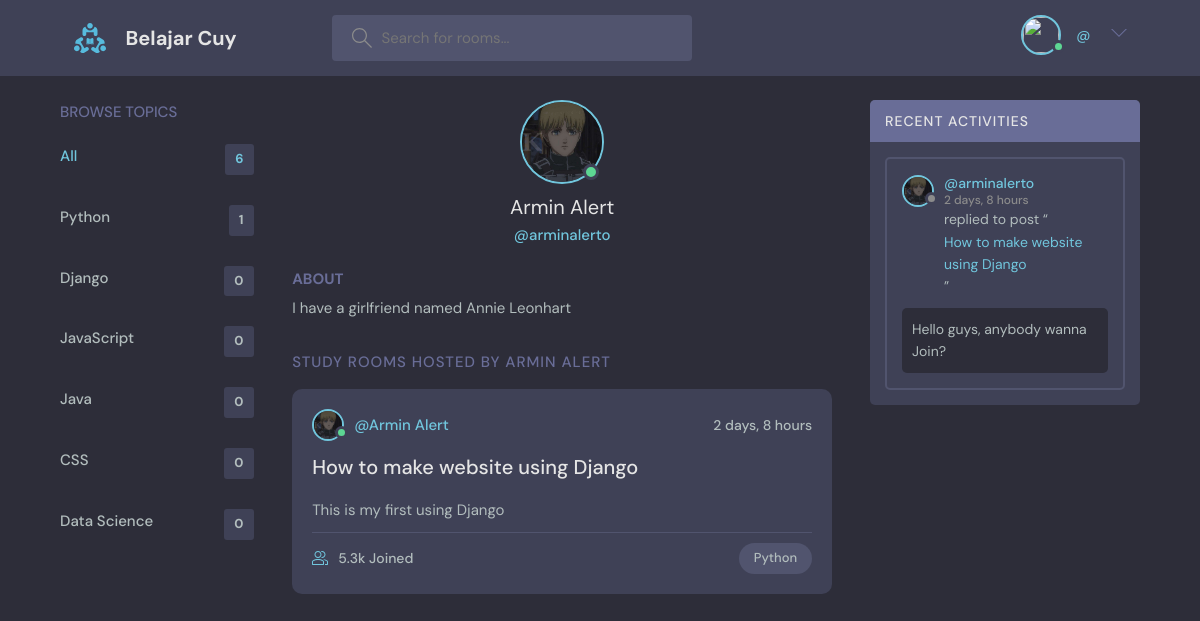
The page /profile/8/ on the database its author committed.
### base/models.py (models this page shows, shortened)
class Topic(models.Model):
    name = models.CharField(max_length=200)
    def __str__(self):
        return self.name

class User(AbstractUser):
    name = models.CharField(max_length=255, null=True)
    email = models.EmailField(max_length=255, null=True, unique=True)
    bio = models.TextField(null=True, blank=True)
    avatar = models.ImageField(null=True, default="avatar.svg")
    USERNAME_FIELD = 'email'
    REQUIRED_FIELDS = ['username']
    def __str__(self):
        return str(self.name)

class Room(models.Model):
    host = models.ForeignKey(User, on_delete=models.SET_NULL, null=True)
    topic = models.ForeignKey(Topic, on_delete=models.SET_NULL, null=True)
    name = models.CharField(max_length=200)
    description = models.TextField(null=True, blank=True)
    participants = models.ManyToManyField(User, related_name='participants', blank=True, null=True)
    updated = models.DateTimeField(auto_now=True)
    created = models.DateTimeField(auto_now_add=True)
    class Meta:
        ordering = ['-updated', '-created']
    def __str__(self):
        return self.name

class Message(models.Model)  :
    user = models.ForeignKey(User, on_delete=models.CASCADE)
    room = models.ForeignKey(Room, on_delete=models.CASCADE)
    body = models.TextField()
    updated = models.DateTimeField(auto_now=True)
    created = models.DateTimeField(auto_now_add=True)
    class Meta:
        ordering = ['-updated', '-created']

### base/views.py (the view)
# urls.py: path('profile/<str:pk>/', views.profilePage, name="profile"),
def profilePage(request, pk):
    user = User.objects.get(id=pk)
    rooms = user.room_set.all()
    room_messages = user.message_set.all()
    topics = Topic.objects.all()
    context = {'user': user, 'rooms': rooms,
               'messages': room_messages, 'topics': topics}
    return render(request, 'base/profile.html', context)

### base/templates/base/profile.html (shortened to what this page needs)
{% extends 'main.html'%}
{% block header %}
{% include 'base/header.html' %}
{% endblock %}
{% block content %}
<main class="profile-page layout layout--3">
    <div class="container">
        {% include 'base/topics.html' %}
      <div class="roomList">
        <div class="profile">
          <div class="profile__avatar">
            <div class="avatar avatar--large active">
              <img src="{{user.avatar.url}}" />
            </div>
          </div>
          <div class="profile__info">
            <h3>{{user}}</h3>
            <p>@{{user.username}}</p>
          </div>
          <div class="profile__about">
            <h3>About</h3>
            <p>
              {{user.bio}}
            </p>
          </div>
        </div>
        <div class="roomList__header">
          <div>
            <h2>Study Rooms Hosted by {{user}}</a>
            </h2>
          </div>
        </div>
        {% for room in rooms %}
        <div class="roomListRoom">
          <div class="roomListRoom__header">
            <a href="profile.html" class="roomListRoom__author">
              <div class="avatar avatar--small active">
                <img src="{{user.avatar.url}}" />
              </div>
              <span>@{{room.host}}</span>
            </a>
            <div class="roomListRoom__actions">
              <span>{{room.created|timesince}}</span>
            </div>
          </div>
          <div class="roomListRoom__content">
            <a href="room.html">{{room.name}}</a>
            <p>
              {{room.description}}
            </p>
          </div>
          <div class="roomListRoom__meta">
            <a class="roomListRoom__joined">
              5.3k Joined
            </a>
            <p class="roomListRoom__topic">Python</p>
          </div>
        </div>
        {% endfor %}
      </div>
      {% include 'base/activities.html' %}
    </div>
  </main>
{% endblock %}

### base/templates/base/topics.html
<div class="topics">
    <div class="topics__header">
        <h2>Browse Topics</h2>
    </div>
    <ul class="topics__list">
        <li>
            <a href="{% url 'home' %}" class="active">All <span>{{topics.count}}</span></a>
        </li>
        {% for topic in topics %}
        <li>
            <a href="{% url 'home' %}?q={{topic.name}}">{{topic}}<span>{{topic.room_set.all.count}}</span></a>
        </li>
        {% endfor %}
    </ul>
</div>

### base/templates/base/activities.html
<div class="activities">
    <div class="activities__header">
      <h2>Recent Activities</h2>
    </div>
  {% for message in messages %}
    <div class="activities__box">
      <div class="activities__boxHeader roomListRoom__header">
        <a href="profile.html" class="roomListRoom__author">
          <div class="avatar avatar--small">
            <img src="{{message.user.avatar.url}}" />
          </div>
          <p>
            @{{message.user.username}}
            <span>{{message.created|timesince}}</span>
          </p>
        </a>
      </div>
      <div class="activities__boxContent">
        <p>replied to post “<a href="room.html">{{message.room}}</a>”</p>
        <div class="activities__boxRoomContent">
          {{message.body}}
        </div>
      </div>
    </div>
  {% endfor %}
  </div>

### rows shown on the page
Topic: name "Python", room_set.all.count "1"
Topic: name "Django", room_set.all.count "0"
Topic: name "JavaScript", room_set.all.count "0"
Topic: name "Java", room_set.all.count "0"
Topic: name "CSS", room_set.all.count "0"
Topic: name "Data Science", room_set.all.count "0"
User: avatar (picture), name "Armin Alert", username "arminalerto", bio "I have a girlfriend named Annie Leonhart", name "ARMIN ALERT"
Room: avatar (picture), host "Armin Alert", created "2 days, 8 hours", name "How to make website using Django", description "This is my first using Django"
Message: user.avatar (picture), user.username "arminalerto", created "2 days, 8 hours", room "How to make website using Django", body "Hello guys, anybody wanna Join?"

### other values the page prints
{{ topics.count }} "6"
